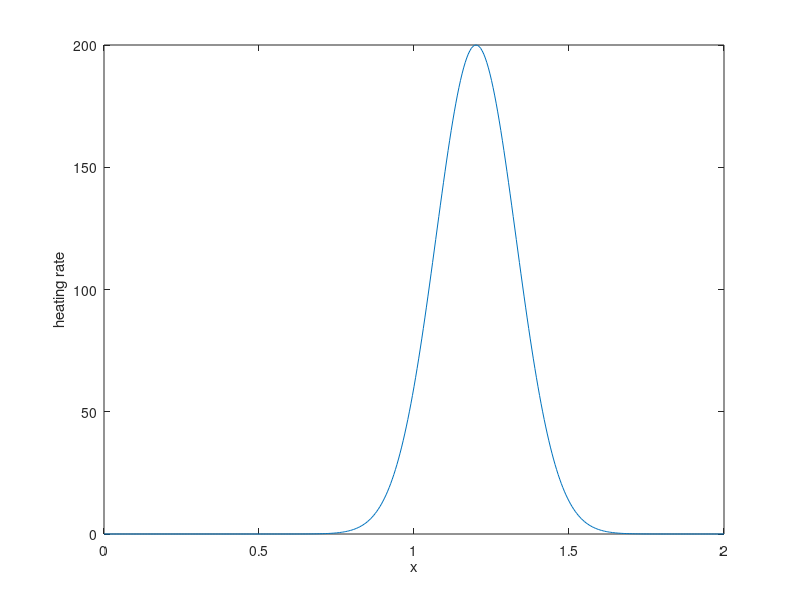

Here is the MATLAB script that generated this plot: (Note: this script raises an error after producing the figure.)
% HEATPIPE   Use Driscoll&Braun codes to solve
% a boundary-value problem for fluid temperature
% in a pipe with a localized heat source.
% Equation is
%   u'' - 3 u'(x) = r(x)
% where r(x) = - 20 e^(-30 (x-1.2)^2) is heating
% localized around x=1.2.  Boundary temperatures
% are u(0) = 0 and u(2) = 40.  Calls BVPLIN, which
% calls DIFFMAT2.  See Section 10.3.

% set up equation
L = 2;
xspan = [0,L];
p = @(x) -3*ones(size(x));    % steady flow to right
q = @(x) zeros(size(x));    % no "q u" term
r = @(x) - 200 * exp(-30 * (x-1.2).^2);
lval = 0;  rval = 40;

% plot heat source, i.e. -r(x)
xx = linspace(0,L,401);
figure(1),  plot(xx,-r(xx))
xlabel x,  ylabel('heating rate')

% solve for temperature
n = 30;     % adjust as desired
[x,u] = bvplin(p,q,r,xspan,lval,rval,n);
figure(2),  plot(x,u,'o:')
xlabel x,  ylabel('equilibrium temperature')
